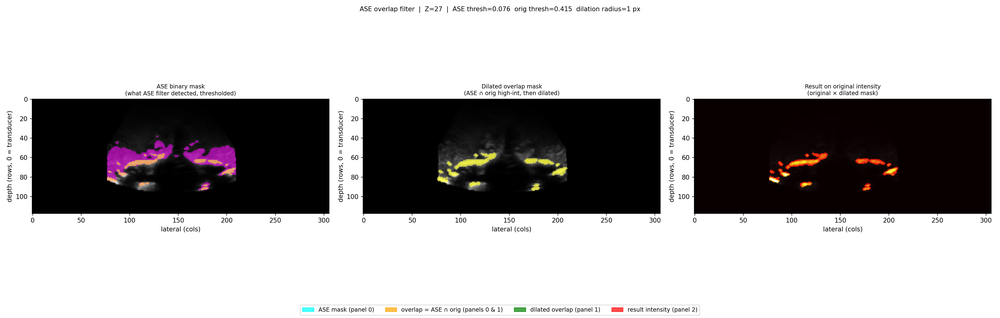
#> input picture localization/debug.png, 1000 x 318 px, shrunk from 3300 x 1050 before the run
$ python -i PRSE.py   (imports and definitions only)
#> lines starting #> are read from the running program, lines starting #| are printed output that depends on the picture; after the words box and inside, x2 and y2 are one past the last pixel; in counts of white or black regions, pixels touching at a corner belong together
"""
Phase-Symmetry Ridge Enhancement (PSRE) for spinal ultrasound volumes.
Implements Shajudeen & Righetti (Med. Phys. 2017), Section 2.B.
"""

import numpy as np
import nrrd
import matplotlib.pyplot as plt
from scipy.fft import fft2, ifft2, fftfreq
from scipy.ndimage import gaussian_filter
from skimage.transform import radon
from skimage.morphology import remove_small_objects


# ─────────────────────────── Log-Gabor filter ────────────────────────────────

def log_gabor_2d(shape, scale, orientation_deg, kappa_ratio=0.33, sigma_phi_deg=50.0):
    rows, cols = shape
    omega0 = 1.0 / scale
    phi0 = np.deg2rad(orientation_deg)
    sigma_phi = np.deg2rad(sigma_phi_deg)
    log_kappa = np.log(kappa_ratio)

    u = fftfreq(cols)
    v = fftfreq(rows)
    U, V = np.meshgrid(u, v)
    radius = np.sqrt(U**2 + V**2)
    radius[0, 0] = 1.0
    angle = np.arctan2(V, U)

    radial = np.exp(-(np.log(radius / omega0))**2 / (2.0 * log_kappa**2))
    radial[0, 0] = 0.0
    d_angle = np.arctan2(np.sin(angle - phi0), np.cos(angle - phi0))
    angular = np.exp(-d_angle**2 / (2.0 * sigma_phi**2))
    return radial * angular


def apply_log_gabor(image_fft, G):
    L = ifft2(image_fft * G)
    return np.real(L), np.imag(L)


# ─────────────────────── Hessian ridge strength ──────────────────────────────

def hessian_ridge_strength(image, scale):
    """
    Scale-normalised Hessian eigenvalue difference.
    Peaks at scale s matching the bone ridge width.
    """
    sigma = scale / (2 * np.sqrt(2))
    Lxx = sigma**2 * gaussian_filter(image, sigma=sigma, order=[2, 0])
    Lyy = sigma**2 * gaussian_filter(image, sigma=sigma, order=[0, 2])
    Lxy = sigma**2 * gaussian_filter(image, sigma=sigma, order=[1, 1])

    trace = Lxx + Lyy
    disc = np.sqrt((Lxx - Lyy)**2 + 4 * Lxy**2)
    l1 = 0.5 * (trace + disc)
    l2 = 0.5 * (trace - disc)
    Ac = np.maximum(np.abs(l1) - np.abs(l2), 0)
    return Ac


# ─────────────────────────── Scale selection ─────────────────────────────────

def select_scale(image, scale_min=3, scale_max=20, n_scales=10):
    """
    Eq. (5): s* = argmax_s  sum_{x,y} A_gamma(s, x, y)
    Masked to US cone interior only (excludes black border).
    """
    scales = np.unique(np.linspace(scale_min, scale_max, n_scales).astype(int))
    us_mask = image > 0.01
    best_scale, best_score = scales[0], -np.inf
    for s in scales:
        Ac = hessian_ridge_strength(image, s)
        score = float(Ac[us_mask].sum())
        if score > best_score:
            best_score = score
            best_scale = s
    return int(best_scale)


# ─────────────────────────── Orientation selection ───────────────────────────

def select_orientations(image, scale, n_orientations=3):
    """
    Eq. (6): phi_i = argmax_phi  R_phi[ A_gamma(s*, x, y) ]
    Masked to US cone interior only.
    """
    Ac = hessian_ridge_strength(image, scale)
    Ac = Ac * (image > 0.01)  # mask black border
    theta = np.arange(0, 180, 1)
    sinogram = radon(Ac, theta=theta, circle=False)
    radon_sums = sinogram.sum(axis=0)

    sorted_idx = np.argsort(radon_sums)[::-1]
    orientations = []
    for idx in sorted_idx:
        angle = float(theta[idx])
        if all(abs(angle - a) >= 20 for a in orientations):
            orientations.append(angle)
        if len(orientations) == n_orientations:
            break
    while len(orientations) < n_orientations:
        orientations.append(orientations[-1] + 60.0)
    return orientations


# ─────────────────────────── Noise threshold T ───────────────────────────────

def rayleigh_threshold(image_fft, shape, scale, orientations,
                       kappa_ratio, sigma_phi_deg, n_sigma=1.5):
    G0 = log_gabor_2d(shape, scale, orientations[0], kappa_ratio, sigma_phi_deg)
    even0, odd0 = apply_log_gabor(image_fft, G0)
    amp = np.sqrt(even0**2 + odd0**2)
    return amp.mean() + n_sigma * amp.std()


# ─────────────────────────── PSRE (Eq. 4) ────────────────────────────────────

def compute_psre(image, scale_min=3, scale_max=20, n_scales=10,
                 n_orientations=3, kappa_ratio=0.33, sigma_phi_deg=50.0,
                 eps=1e-8, min_blob_size=50, n_sigma=1.5, thresh_pct=20):
    """
    Full PSRE for a single 2D image.

    Returns:
        psre:        continuous phase-symmetry map (float32)
        binary:      binarized + morphologically opened map (uint8)
        s_opt:       selected scale
        orientations: selected orientations (degrees)
        T:           noise threshold
    """
    shape = image.shape
    image_fft = fft2(image)

    # 1. Select optimal scale (Hessian, masked to US cone)
    s_opt = select_scale(image, scale_min, scale_max, n_scales)

    # 2. Select orientations (Radon of Hessian ridge, masked)
    orientations = select_orientations(image, s_opt, n_orientations)

    # 3. Scale triplet around s_opt
    scales = [max(scale_min, s_opt - 3), s_opt, s_opt + 3]
    scales = list(dict.fromkeys(scales))  # deduplicate

    # 4. Noise threshold from smallest scale
    T = rayleigh_threshold(image_fft, shape, min(scales), orientations,
                           kappa_ratio, sigma_phi_deg, n_sigma)

    # 5. Accumulate PS (Eq. 4)
    PS = np.zeros(shape)
    for s in scales:
        for phi in orientations:
            G = log_gabor_2d(shape, s, phi, kappa_ratio, sigma_phi_deg)
            even, odd = apply_log_gabor(image_fft, G)
            amp = np.sqrt(even**2 + odd**2) + eps
            PS += np.maximum((np.abs(even) - np.abs(odd) - T) / amp, 0.0)
    PS /= (len(scales) * n_orientations)

    # 6. Binarize: percentile of nonzero values (robust to skewed PS histograms)
    nonzero = PS[PS > 0]
    thresh = float(np.percentile(nonzero, thresh_pct)) if len(nonzero) > 100 else PS.mean()
    binary = remove_small_objects((PS > thresh), min_size=min_blob_size)

    return PS.astype(np.float32), binary.astype(np.uint8), s_opt, orientations, T


# ─────────────────────────── Debug visualization ─────────────────────────────

# [64 lines left out: functions debug_slice, main, not called in this run]


# [2 lines not run here, left out]

>>> import cv2
>>> picture = cv2.imread('debug.png', cv2.IMREAD_GRAYSCALE)
#> picture: shape (318, 1000); min 0, max 255, mean 173.1
>>> result = compute_psre(picture)
#> in select_scale, `us_mask = image > 0.01`:
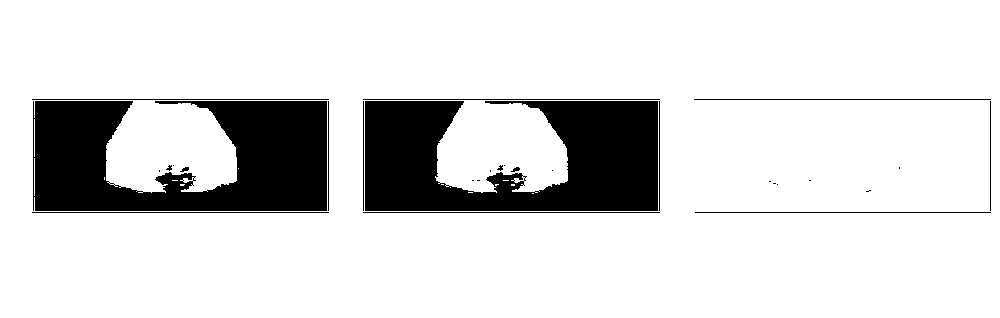
#> us_mask: shape (318, 1000) bool; 84.9% white; 29 black regions (13 under 20 px), largest, box (x1, y1, x2, y2) and area: (33, 101, 327, 211) 22773, (365, 101, 658, 211) 22764, (32, 99, 329, 100) 297
#> the loop in select_scale, `for s in scales:` made 10 passes
#> (score, best_score) on passes 1 to 9: (8805302.5, 8805302.5), (16340782.4, 16340782.4), (38356648.5, 38356648.5), (65395291.1, 65395291.1), (91281694.5, 91281694.5), (116459829.7, 116459829.7), (151837882.2, 151837882.2), (170380306.9, 170380306.9), (181598517, 181598517)
#> score on pass 10: 159992200
#> after the loop in select_scale, `for s in scales:`: best_scale = 18; best_score = 181598517
#> in compute_psre, `s_opt = select_scale(image, scale_min, scale_max, n_scales)`: s_opt = 18
#> in select_orientations, `sinogram = radon(Ac, theta=theta, circle=False)`:
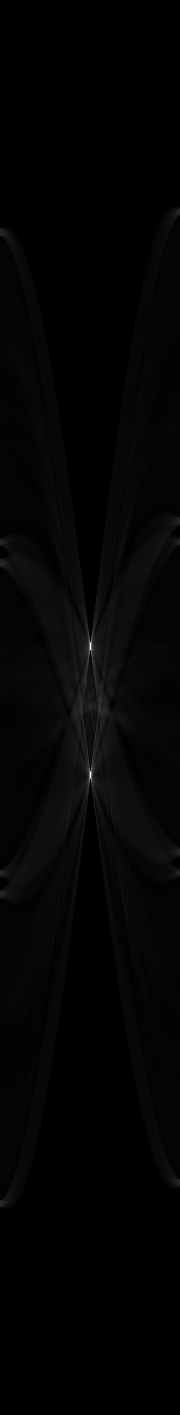
#> sinogram: shape (1415, 180) float64; min 0, max 7901064, mean 128338; drawn with min black and max white
#> in select_orientations, `radon_sums = sinogram.sum(axis=0)`: radon_sums = 180 values, max 181660309.7 at index 136, min 181459739.5 at index 135, mean 181598273.4
#> in select_orientations, `sorted_idx = np.argsort(radon_sums)[::-1]`: sorted_idx = 180 values, max 179 at index 91, min 0 at index 89, mean 89.5
#> the loop in select_orientations, `for idx in sorted_idx:` made 31 passes
#> (idx, angle) on passes 1 to 12: (136, 136), (46, 46), (137, 137), (47, 47), (138, 138), (48, 48), (139, 139), (49, 49), (132, 132), (42, 42), (50, 50), (140, 140)
#> after the loop in select_orientations, `for idx in sorted_idx:`: orientations = [136, 46, 22]
#> in compute_psre, `scales = [max(scale_min, s_opt - 3), s_opt, s_opt + 3]`: scales = [15, 18, 21]
#> in rayleigh_threshold, `amp = np.sqrt(even0**2 + odd0**2)`:
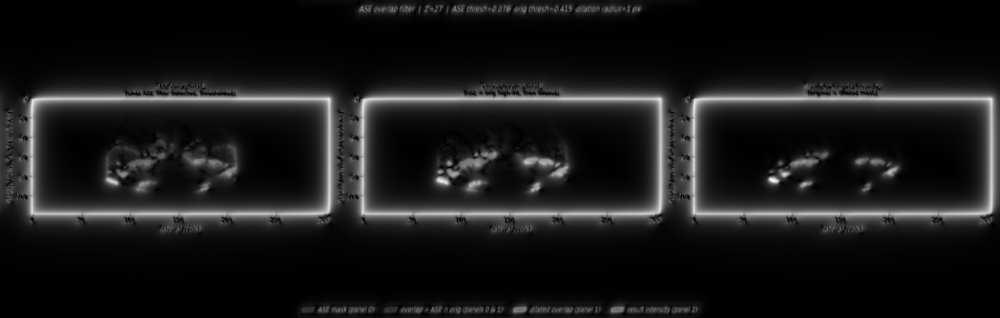
#> amp: shape (318, 1000) float64; min 0.00345, max 87.29, mean 8.7; drawn with min black and max white
#> in compute_psre, `T = rayleigh_threshold(image_fft, shape, min(scales), orientations, ka..`: T = 28.71
#> the loop in compute_psre, `for s in scales:` made 3 passes
#> s on passes 1 to 3: 15, 18, 21
#> pass 1, in log_gabor_2d (call 2), `angular = np.exp(-d_angle**2 / (2.0 * sigma_phi**2))`:
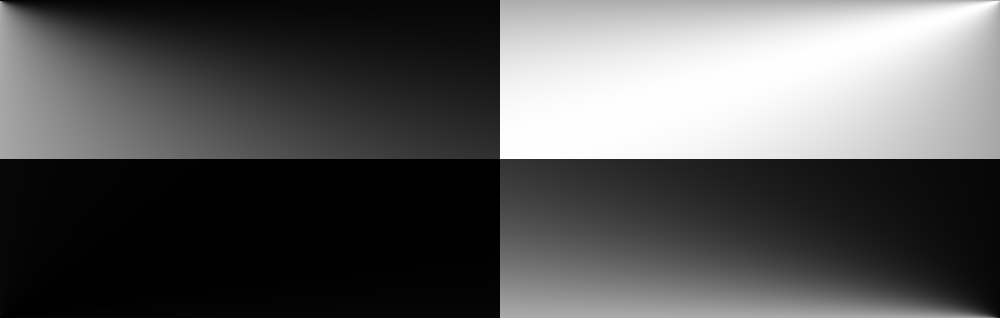
#> angular: shape (318, 1000) float64; min 0.00153, max 1, mean 0.348
#> pass 1, in log_gabor_2d (call 3), `d_angle = np.arctan2(np.sin(angle - phi0), np.cos(angle - phi0))`:
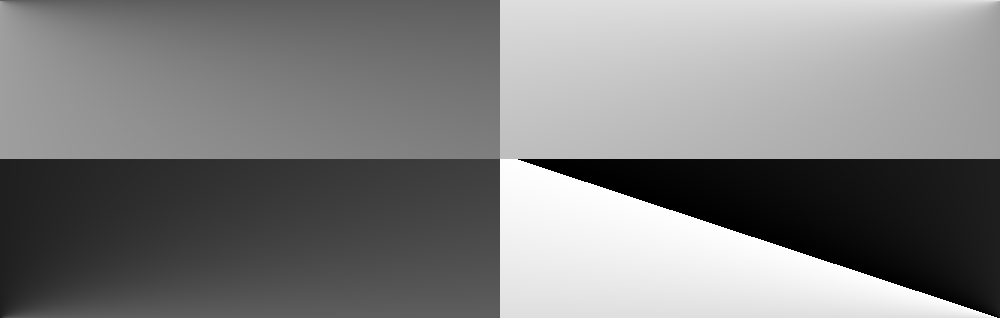
#> d_angle: shape (318, 1000) float64; min -3.14, max 3.14, mean 0.00627; drawn with min black and max white
#> in compute_psre, `PS /= (len(scales) * n_orientations)`:
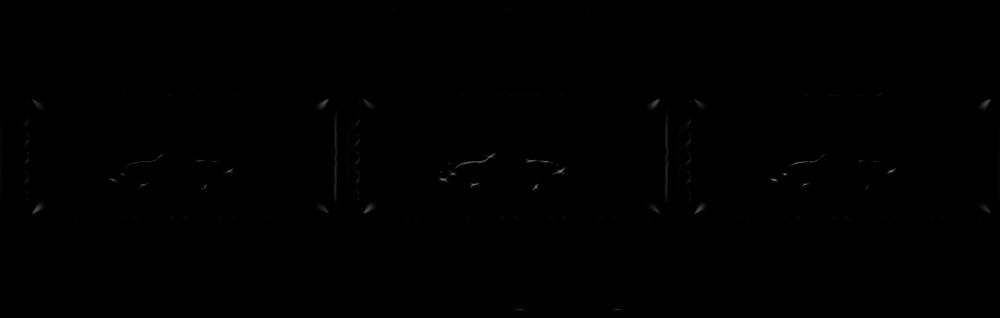
#> PS: shape (318, 1000) float64; min 0, max 0.468, mean 0.00103
#> in compute_psre, `nonzero = PS[PS > 0]`: nonzero = 6722 values, max 0.468 at index 3959, min 2.55e-07 at index 6377, mean 0.0486
#> in compute_psre, `thresh = float(np.percentile(nonzero, thresh_pct)) if len(nonzero) > 1..`: thresh = 0.00591
#> in compute_psre, `binary = remove_small_objects((PS > thresh), min_size=min_blob_size)`:
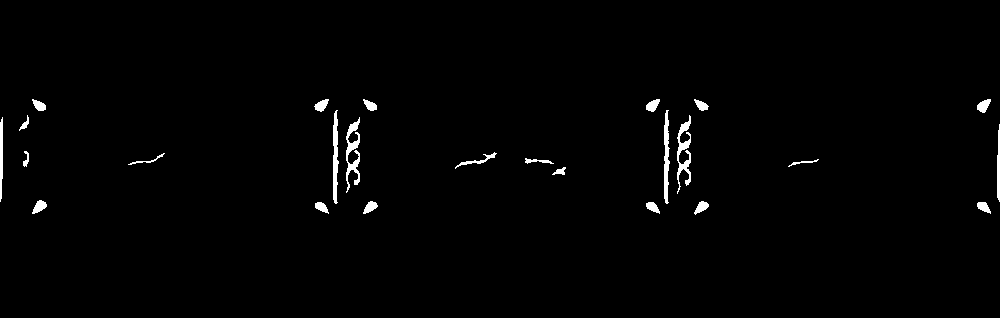
#> binary: shape (318, 1000) bool; 1.2% white; 25 white regions, largest, box (x1, y1, x2, y2) and area: (346, 117, 360, 193) 473, (677, 115, 691, 194) 467, (333, 110, 339, 204) 395
#> result = 5 items
